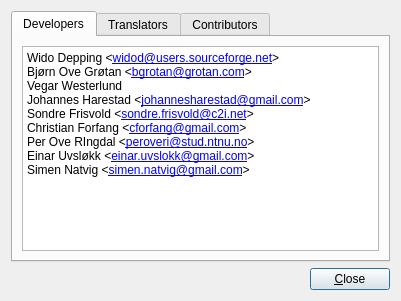
<?xml version="1.0" encoding="UTF-8"?>
<ui version="4.0">
 <author>Einar Uvsløkk, &lt;einar.uvslokk@linux.com&gt;</author>
 <class>AboutCredits</class>
 <widget class="QDialog" name="AboutCredits">
  <property name="windowModality">
   <enum>Qt::WindowModal</enum>
  </property>
  <property name="geometry">
   <rect>
    <x>0</x>
    <y>0</y>
    <width>401</width>
    <height>301</height>
   </rect>
  </property>
  <property name="windowTitle">
   <string>Credits</string>
  </property>
  <layout class="QGridLayout" name="gridLayout">
   <item row="0" column="0">
    <widget class="QTabWidget" name="tabWidget">
     <property name="currentIndex">
      <number>0</number>
     </property>
     <widget class="QWidget" name="tabAuthors">
      <attribute name="title">
       <string>Developers</string>
      </attribute>
      <layout class="QGridLayout" name="gridLayout_3">
       <item row="0" column="0">
        <widget class="QTextBrowser" name="textAuthors">
         <property name="html">
          <string>&lt;!DOCTYPE HTML PUBLIC &quot;-//W3C//DTD HTML 4.0//EN&quot; &quot;http://www.w3.org/TR/REC-html40/strict.dtd&quot;&gt;
&lt;html&gt;&lt;head&gt;&lt;meta name=&quot;qrichtext&quot; content=&quot;1&quot; /&gt;&lt;style type=&quot;text/css&quot;&gt;
p, li { white-space: pre-wrap; }
&lt;/style&gt;&lt;/head&gt;&lt;body style=&quot; font-family:'Sans'; font-size:9pt; font-weight:400; font-style:normal;&quot;&gt;
&lt;p style=&quot; margin-top:0px; margin-bottom:0px; margin-left:0px; margin-right:0px; -qt-block-indent:0; text-indent:0px;&quot;&gt;Wido Depping &amp;lt;&lt;a href=&quot;mailto:widod@users.sourceforge.net&quot;&gt;&lt;span style=&quot; text-decoration: underline; color:#0000ff;&quot;&gt;widod@users.sourceforge.net&lt;/span&gt;&lt;/a&gt;&amp;gt;&lt;/p&gt;
&lt;p style=&quot; margin-top:0px; margin-bottom:0px; margin-left:0px; margin-right:0px; -qt-block-indent:0; text-indent:0px;&quot;&gt;Bjørn Ove Grøtan &amp;lt;&lt;a href=&quot;mailto:bgrotan@grotan.com&quot;&gt;&lt;span style=&quot; text-decoration: underline; color:#0000ff;&quot;&gt;bgrotan@grotan.com&lt;/span&gt;&lt;/a&gt;&amp;gt;&lt;/p&gt;
&lt;p style=&quot; margin-top:0px; margin-bottom:0px; margin-left:0px; margin-right:0px; -qt-block-indent:0; text-indent:0px;&quot;&gt;Vegar Westerlund&lt;/p&gt;
&lt;p style=&quot; margin-top:0px; margin-bottom:0px; margin-left:0px; margin-right:0px; -qt-block-indent:0; text-indent:0px;&quot;&gt;Johannes Harestad &amp;lt;&lt;a href=&quot;mailto:johannesharestad@gmail.com&quot;&gt;&lt;span style=&quot; text-decoration: underline; color:#0000ff;&quot;&gt;johannesharestad@gmail.com&lt;/span&gt;&lt;/a&gt;&amp;gt;&lt;/p&gt;
&lt;p style=&quot; margin-top:0px; margin-bottom:0px; margin-left:0px; margin-right:0px; -qt-block-indent:0; text-indent:0px;&quot;&gt;Sondre Frisvold &amp;lt;&lt;a href=&quot;mailto:sondre.frisvold@c2i.net&quot;&gt;&lt;span style=&quot; text-decoration: underline; color:#0000ff;&quot;&gt;sondre.frisvold@c2i.net&lt;/span&gt;&lt;/a&gt;&amp;gt;&lt;/p&gt;
&lt;p style=&quot; margin-top:0px; margin-bottom:0px; margin-left:0px; margin-right:0px; -qt-block-indent:0; text-indent:0px;&quot;&gt;Christian Forfang &amp;lt;&lt;a href=&quot;mailto:cforfang@gmail.com&quot;&gt;&lt;span style=&quot; text-decoration: underline; color:#0000ff;&quot;&gt;cforfang@gmail.com&lt;/span&gt;&lt;/a&gt;&amp;gt;&lt;/p&gt;
&lt;p style=&quot; margin-top:0px; margin-bottom:0px; margin-left:0px; margin-right:0px; -qt-block-indent:0; text-indent:0px;&quot;&gt;Per Ove RIngdal &amp;lt;&lt;a href=&quot;mailto:peroveri@stud.ntnu.no&quot;&gt;&lt;span style=&quot; text-decoration: underline; color:#0000ff;&quot;&gt;peroveri@stud.ntnu.no&lt;/span&gt;&lt;/a&gt;&amp;gt;&lt;/p&gt;
&lt;p style=&quot; margin-top:0px; margin-bottom:0px; margin-left:0px; margin-right:0px; -qt-block-indent:0; text-indent:0px;&quot;&gt;Einar Uvsløkk &amp;lt;&lt;a href=&quot;mailto:einaru@stud.ntnu.no&quot;&gt;&lt;span style=&quot; text-decoration: underline; color:#0000ff;&quot;&gt;einar.uvslokk@gmail.com&lt;/span&gt;&lt;/a&gt;&amp;gt;&lt;/p&gt;
&lt;p style=&quot; margin-top:0px; margin-bottom:0px; margin-left:0px; margin-right:0px; -qt-block-indent:0; text-indent:0px;&quot;&gt;Simen Natvig &amp;lt;&lt;a href=&quot;mailto:simenna@stud.ntnu.no&quot;&gt;&lt;span style=&quot; text-decoration: underline; color:#0000ff;&quot;&gt;simen.natvig@gmail.com&lt;/span&gt;&lt;/a&gt;&amp;gt;&lt;/p&gt;&lt;/body&gt;&lt;/html&gt;</string>
         </property>
         <property name="openExternalLinks">
          <bool>true</bool>
         </property>
        </widget>
       </item>
      </layout>
     </widget>
     <widget class="QWidget" name="tabTranselators">
      <attribute name="title">
       <string>Translators</string>
      </attribute>
      <layout class="QGridLayout" name="gridLayout_2">
       <item row="0" column="0">
        <widget class="QTextBrowser" name="textTranselators">
         <property name="html">
          <string>&lt;!DOCTYPE HTML PUBLIC &quot;-//W3C//DTD HTML 4.0//EN&quot; &quot;http://www.w3.org/TR/REC-html40/strict.dtd&quot;&gt;
&lt;html&gt;&lt;head&gt;&lt;meta name=&quot;qrichtext&quot; content=&quot;1&quot; /&gt;&lt;style type=&quot;text/css&quot;&gt;
p, li { white-space: pre-wrap; }
&lt;/style&gt;&lt;/head&gt;&lt;body style=&quot; font-family:'Sans'; font-size:9pt; font-weight:400; font-style:normal;&quot;&gt;
&lt;p style=&quot; margin-top:0px; margin-bottom:0px; margin-left:0px; margin-right:0px; -qt-block-indent:0; text-indent:0px;&quot;&gt;&lt;span style=&quot; font-weight:600;&quot;&gt;Norwegian translation&lt;/span&gt;&lt;/p&gt;
&lt;p style=&quot; margin-top:0px; margin-bottom:0px; margin-left:0px; margin-right:0px; -qt-block-indent:0; text-indent:0px;&quot;&gt;Luma 2.4 : Bjørn Ove Grøtan &amp;lt;&lt;a href=&quot;mailto:bgrotan@grotan.com&quot;&gt;&lt;span style=&quot; text-decoration: underline; color:#0000ff;&quot;&gt;bgrotan@grotan.com&lt;/span&gt;&lt;/a&gt;&amp;gt;&lt;/p&gt;
&lt;p style=&quot; margin-top:0px; margin-bottom:0px; margin-left:0px; margin-right:0px; -qt-block-indent:0; text-indent:0px;&quot;&gt;Luma 3.0 : Einar Uvsløkk &amp;lt;&lt;a href=&quot;mailto:einar.uvslokk@linux.com&quot;&gt;&lt;span style=&quot; text-decoration: underline; color:#0000ff;&quot;&gt;einar.uvslokk@linux.com&lt;/span&gt;&lt;/a&gt;&amp;gt;&lt;/p&gt;
&lt;p style=&quot;-qt-paragraph-type:empty; margin-top:0px; margin-bottom:0px; margin-left:0px; margin-right:0px; -qt-block-indent:0; text-indent:0px;&quot;&gt;&lt;/p&gt;
&lt;p style=&quot; margin-top:0px; margin-bottom:0px; margin-left:0px; margin-right:0px; -qt-block-indent:0; text-indent:0px;&quot;&gt;&lt;span style=&quot; font-weight:600;&quot;&gt;Portuguese translation&lt;/span&gt;&lt;/p&gt;
&lt;p style=&quot; margin-top:0px; margin-bottom:0px; margin-left:0px; margin-right:0px; -qt-block-indent:0; text-indent:0px;&quot;&gt;Fernando Maciel Souto Maior&lt;/p&gt;
&lt;p style=&quot;-qt-paragraph-type:empty; margin-top:0px; margin-bottom:0px; margin-left:0px; margin-right:0px; -qt-block-indent:0; text-indent:0px;&quot;&gt;&lt;/p&gt;
&lt;p style=&quot; margin-top:0px; margin-bottom:0px; margin-left:0px; margin-right:0px; -qt-block-indent:0; text-indent:0px;&quot;&gt;&lt;span style=&quot; font-weight:600;&quot;&gt;Czech translation&lt;/span&gt;&lt;/p&gt;
&lt;p style=&quot; margin-top:0px; margin-bottom:0px; margin-left:0px; margin-right:0px; -qt-block-indent:0; text-indent:0px;&quot;&gt;Jirka Jurek &amp;lt;&lt;a href=&quot;mailto:jiri.jurek@trinet.as&quot;&gt;&lt;span style=&quot; text-decoration: underline; color:#0000ff;&quot;&gt;jiri.jurek@trinet.as&lt;/span&gt;&lt;/a&gt;&amp;gt;&lt;/p&gt;
&lt;p style=&quot;-qt-paragraph-type:empty; margin-top:0px; margin-bottom:0px; margin-left:0px; margin-right:0px; -qt-block-indent:0; text-indent:0px;&quot;&gt;&lt;/p&gt;
&lt;p style=&quot; margin-top:0px; margin-bottom:0px; margin-left:0px; margin-right:0px; -qt-block-indent:0; text-indent:0px;&quot;&gt;&lt;span style=&quot; font-weight:600;&quot;&gt;Swedish translation&lt;/span&gt;&lt;/p&gt;
&lt;p style=&quot; margin-top:0px; margin-bottom:0px; margin-left:0px; margin-right:0px; -qt-block-indent:0; text-indent:0px;&quot;&gt;Magnus Määttä&lt;/p&gt;
&lt;p style=&quot;-qt-paragraph-type:empty; margin-top:0px; margin-bottom:0px; margin-left:0px; margin-right:0px; -qt-block-indent:0; text-indent:0px;&quot;&gt;&lt;/p&gt;
&lt;p style=&quot; margin-top:0px; margin-bottom:0px; margin-left:0px; margin-right:0px; -qt-block-indent:0; text-indent:0px;&quot;&gt;&lt;span style=&quot; font-weight:600;&quot;&gt;Russian translation&lt;/span&gt;&lt;/p&gt;
&lt;p style=&quot; margin-top:0px; margin-bottom:0px; margin-left:0px; margin-right:0px; -qt-block-indent:0; text-indent:0px;&quot;&gt;Alexander Novitsky&lt;/p&gt;
&lt;p style=&quot;-qt-paragraph-type:empty; margin-top:0px; margin-bottom:0px; margin-left:0px; margin-right:0px; -qt-block-indent:0; text-indent:0px;&quot;&gt;&lt;/p&gt;
&lt;p style=&quot; margin-top:0px; margin-bottom:0px; margin-left:0px; margin-right:0px; -qt-block-indent:0; text-indent:0px;&quot;&gt;&lt;span style=&quot; font-weight:600;&quot;&gt;French translation&lt;/span&gt;&lt;/p&gt;
&lt;p style=&quot; margin-top:0px; margin-bottom:0px; margin-left:0px; margin-right:0px; -qt-block-indent:0; text-indent:0px;&quot;&gt;Florens Daignière &amp;lt;&lt;a href=&quot;mailto:nextgens@freenetproject.org&quot;&gt;&lt;span style=&quot; text-decoration: underline; color:#0000ff;&quot;&gt;nextgens@freenetproject.org&lt;/span&gt;&lt;/a&gt;&amp;gt;&lt;/p&gt;
&lt;p style=&quot;-qt-paragraph-type:empty; margin-top:0px; margin-bottom:0px; margin-left:0px; margin-right:0px; -qt-block-indent:0; text-indent:0px;&quot;&gt;&lt;/p&gt;
&lt;p style=&quot; margin-top:0px; margin-bottom:0px; margin-left:0px; margin-right:0px; -qt-block-indent:0; text-indent:0px;&quot;&gt;&lt;span style=&quot; font-weight:600;&quot;&gt;h4x0r translation&lt;/span&gt;&lt;/p&gt;
&lt;p style=&quot; margin-top:0px; margin-bottom:0px; margin-left:0px; margin-right:0px; -qt-block-indent:0; text-indent:0px;&quot;&gt;Einar Uvsløkk &amp;lt;&lt;a href=&quot;mailto:einar.uvslokk@linux.com&quot;&gt;&lt;span style=&quot; text-decoration: underline; color:#0000ff;&quot;&gt;einar.uvslokk@linux.com&lt;/span&gt;&lt;/a&gt;&amp;gt;&lt;/p&gt;&lt;/body&gt;&lt;/html&gt;</string>
         </property>
         <property name="openExternalLinks">
          <bool>true</bool>
         </property>
        </widget>
       </item>
      </layout>
     </widget>
     <widget class="QWidget" name="tabCredits">
      <attribute name="title">
       <string>Contributors</string>
      </attribute>
      <layout class="QGridLayout" name="gridLayout_4">
       <item row="0" column="0">
        <widget class="QTextBrowser" name="textCredits">
         <property name="html">
          <string>&lt;!DOCTYPE HTML PUBLIC &quot;-//W3C//DTD HTML 4.0//EN&quot; &quot;http://www.w3.org/TR/REC-html40/strict.dtd&quot;&gt;
&lt;html&gt;&lt;head&gt;&lt;meta name=&quot;qrichtext&quot; content=&quot;1&quot; /&gt;&lt;style type=&quot;text/css&quot;&gt;
p, li { white-space: pre-wrap; }
&lt;/style&gt;&lt;/head&gt;&lt;body style=&quot; font-family:'Sans'; font-size:9pt; font-weight:400; font-style:normal;&quot;&gt;
&lt;p style=&quot; margin-top:0px; margin-bottom:0px; margin-left:0px; margin-right:0px; -qt-block-indent:0; text-indent:0px;&quot;&gt;&lt;span style=&quot; font-weight:600;&quot;&gt;Jesse Morgan&lt;/span&gt;&lt;/p&gt;
&lt;p style=&quot; margin-top:0px; margin-bottom:0px; margin-left:0px; margin-right:0px; -qt-block-indent:0; text-indent:0px;&quot;&gt;Cleaning up the bugtracker and initiating the qt4-port.&lt;/p&gt;
&lt;p style=&quot;-qt-paragraph-type:empty; margin-top:0px; margin-bottom:0px; margin-left:0px; margin-right:0px; -qt-block-indent:0; text-indent:0px;&quot;&gt;&lt;/p&gt;
&lt;p style=&quot; margin-top:0px; margin-bottom:0px; margin-left:0px; margin-right:0px; -qt-block-indent:0; text-indent:0px;&quot;&gt;&lt;span style=&quot; font-weight:600;&quot;&gt;Vegar Westerlund&lt;/span&gt;&lt;/p&gt;
&lt;p style=&quot; margin-top:0px; margin-bottom:0px; margin-left:0px; margin-right:0px; -qt-block-indent:0; text-indent:0px;&quot;&gt;For contributing patches&lt;/p&gt;
&lt;p style=&quot; margin-top:0px; margin-bottom:0px; margin-left:0px; margin-right:0px; -qt-block-indent:0; text-indent:0px;&quot;&gt;                                &lt;/p&gt;
&lt;p style=&quot; margin-top:0px; margin-bottom:0px; margin-left:0px; margin-right:0px; -qt-block-indent:0; text-indent:0px;&quot;&gt;&lt;span style=&quot; font-weight:600;&quot;&gt;Bjørn Ove Grøtan&lt;/span&gt; &amp;lt;&lt;a href=&quot;mailto:bgrotan@grotan.com&quot;&gt;&lt;span style=&quot; text-decoration: underline; color:#0000ff;&quot;&gt;bgrotan@grotan.com&lt;/span&gt;&lt;/a&gt;&amp;gt;&lt;/p&gt;
&lt;p style=&quot; margin-top:0px; margin-bottom:0px; margin-left:0px; margin-right:0px; -qt-block-indent:0; text-indent:0px;&quot;&gt;Luma Project Admin and Debian Maintainer&lt;/p&gt;
&lt;p style=&quot; margin-top:0px; margin-bottom:0px; margin-left:0px; margin-right:0px; -qt-block-indent:0; text-indent:0px;&quot;&gt;Contributed his mkpasswd module.&lt;/p&gt;
&lt;p style=&quot;-qt-paragraph-type:empty; margin-top:0px; margin-bottom:0px; margin-left:0px; margin-right:0px; -qt-block-indent:0; text-indent:0px;&quot;&gt;&lt;/p&gt;
&lt;p style=&quot; margin-top:0px; margin-bottom:0px; margin-left:0px; margin-right:0px; -qt-block-indent:0; text-indent:0px;&quot;&gt;&lt;span style=&quot; font-weight:600;&quot;&gt;Kerstin Isebrecht&lt;/span&gt;&lt;/p&gt;
&lt;p style=&quot; margin-top:0px; margin-bottom:0px; margin-left:0px; margin-right:0px; -qt-block-indent:0; text-indent:0px;&quot;&gt;Thanks for the ice and all your patience :) &lt;/p&gt;
&lt;p style=&quot;-qt-paragraph-type:empty; margin-top:0px; margin-bottom:0px; margin-left:0px; margin-right:0px; -qt-block-indent:0; text-indent:0px;&quot;&gt;&lt;/p&gt;
&lt;p style=&quot; margin-top:0px; margin-bottom:0px; margin-left:0px; margin-right:0px; -qt-block-indent:0; text-indent:0px;&quot;&gt;&lt;span style=&quot; font-weight:600;&quot;&gt;Joern Koerner&lt;/span&gt;&lt;/p&gt;
&lt;p style=&quot; margin-top:0px; margin-bottom:0px; margin-left:0px; margin-right:0px; -qt-block-indent:0; text-indent:0px;&quot;&gt;Luma-crash-test-dummy. He also had the idea with the plugin support. &lt;/p&gt;
&lt;p style=&quot;-qt-paragraph-type:empty; margin-top:0px; margin-bottom:0px; margin-left:0px; margin-right:0px; -qt-block-indent:0; text-indent:0px;&quot;&gt;&lt;/p&gt;
&lt;p style=&quot; margin-top:0px; margin-bottom:0px; margin-left:0px; margin-right:0px; -qt-block-indent:0; text-indent:0px;&quot;&gt;&lt;span style=&quot; font-weight:600;&quot;&gt;Jan Winhuysen&lt;/span&gt;&lt;/p&gt;
&lt;p style=&quot; margin-top:0px; margin-bottom:0px; margin-left:0px; margin-right:0px; -qt-block-indent:0; text-indent:0px;&quot;&gt;My mentor and UI tester :) &lt;/p&gt;
&lt;p style=&quot;-qt-paragraph-type:empty; margin-top:0px; margin-bottom:0px; margin-left:0px; margin-right:0px; -qt-block-indent:0; text-indent:0px;&quot;&gt;&lt;/p&gt;
&lt;p style=&quot; margin-top:0px; margin-bottom:0px; margin-left:0px; margin-right:0px; -qt-block-indent:0; text-indent:0px;&quot;&gt;&lt;span style=&quot; font-weight:600;&quot;&gt;Eric Cote&lt;/span&gt;&lt;/p&gt;
&lt;p style=&quot; margin-top:0px; margin-bottom:0px; margin-left:0px; margin-right:0px; -qt-block-indent:0; text-indent:0px;&quot;&gt;Testing guinea pig for python 2.3&lt;/p&gt;
&lt;p style=&quot;-qt-paragraph-type:empty; margin-top:0px; margin-bottom:0px; margin-left:0px; margin-right:0px; -qt-block-indent:0; text-indent:0px;&quot;&gt;&lt;/p&gt;
&lt;p style=&quot; margin-top:0px; margin-bottom:0px; margin-left:0px; margin-right:0px; -qt-block-indent:0; text-indent:0px;&quot;&gt;&lt;span style=&quot; font-weight:600;&quot;&gt;Rebekka Golombek&lt;/span&gt; &amp;lt;&lt;a href=&quot;mailto:rebekkagolombe@web.de&quot;&gt;&lt;span style=&quot; text-decoration: underline; color:#0000ff;&quot;&gt;rebekkagolombe@web.de&lt;/span&gt;&lt;/a&gt;&amp;gt;&lt;/p&gt;
&lt;p style=&quot; margin-top:0px; margin-bottom:0px; margin-left:0px; margin-right:0px; -qt-block-indent:0; text-indent:0px;&quot;&gt;Luma logo&lt;/p&gt;&lt;/body&gt;&lt;/html&gt;</string>
         </property>
         <property name="openExternalLinks">
          <bool>true</bool>
         </property>
        </widget>
       </item>
      </layout>
     </widget>
    </widget>
   </item>
   <item row="1" column="0">
    <layout class="QHBoxLayout">
     <item>
      <spacer name="spacer">
       <property name="orientation">
        <enum>Qt::Horizontal</enum>
       </property>
       <property name="sizeHint" stdset="0">
        <size>
         <width>40</width>
         <height>20</height>
        </size>
       </property>
      </spacer>
     </item>
     <item>
      <widget class="QPushButton" name="closeButton">
       <property name="text">
        <string>&amp;Close</string>
       </property>
       <property name="default">
        <bool>true</bool>
       </property>
      </widget>
     </item>
    </layout>
   </item>
  </layout>
 </widget>
 <resources/>
 <connections>
  <connection>
   <sender>closeButton</sender>
   <signal>clicked()</signal>
   <receiver>AboutCredits</receiver>
   <slot>close()</slot>
   <hints>
    <hint type="sourcelabel">
     <x>347</x>
     <y>275</y>
    </hint>
    <hint type="destinationlabel">
     <x>200</x>
     <y>149</y>
    </hint>
   </hints>
  </connection>
 </connections>
</ui>
